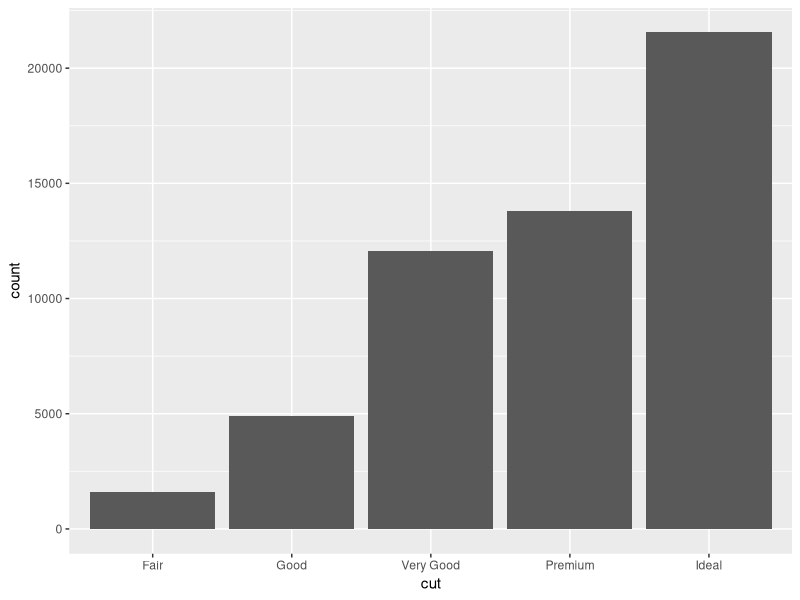
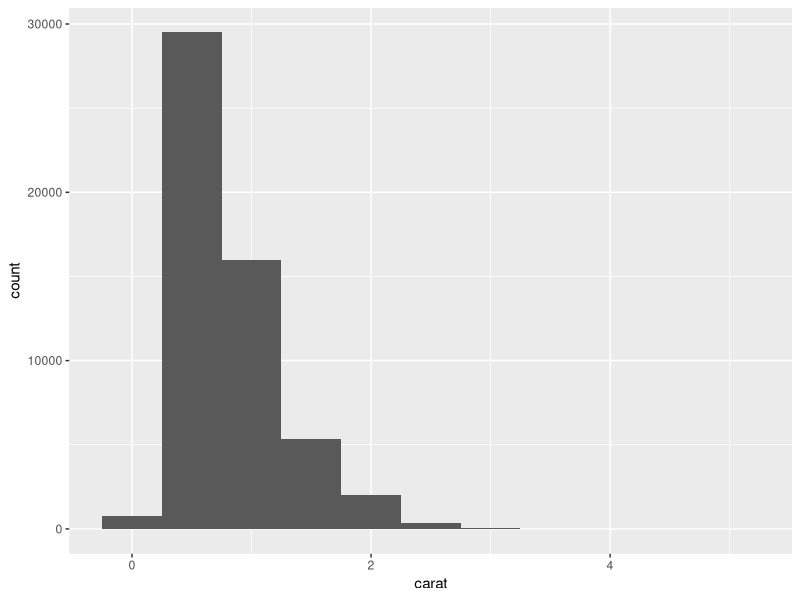
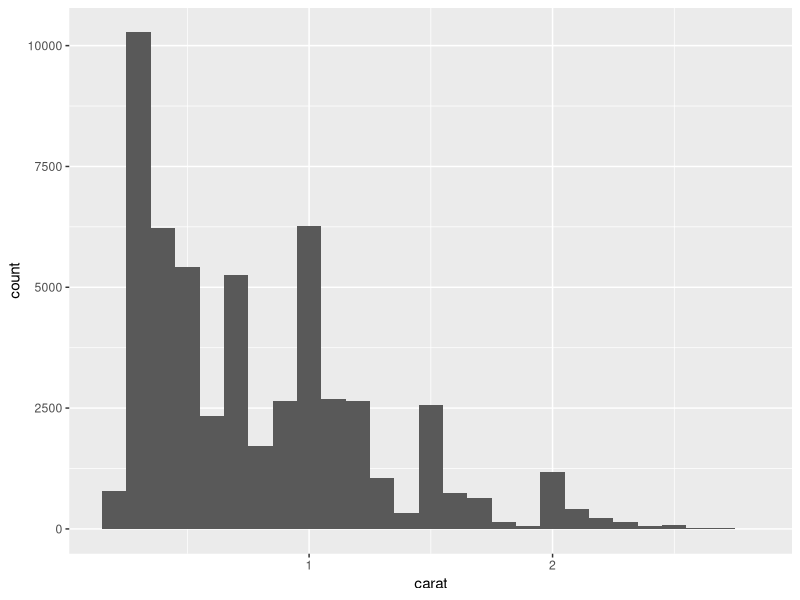
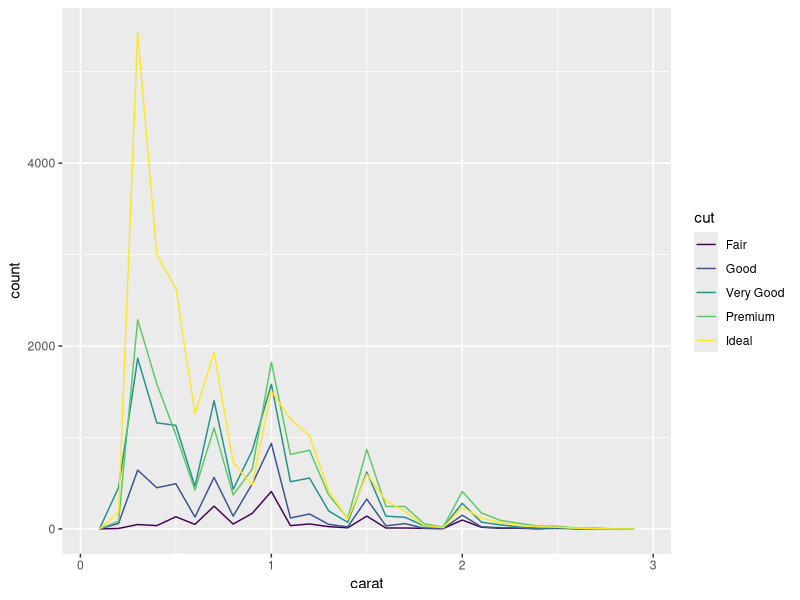
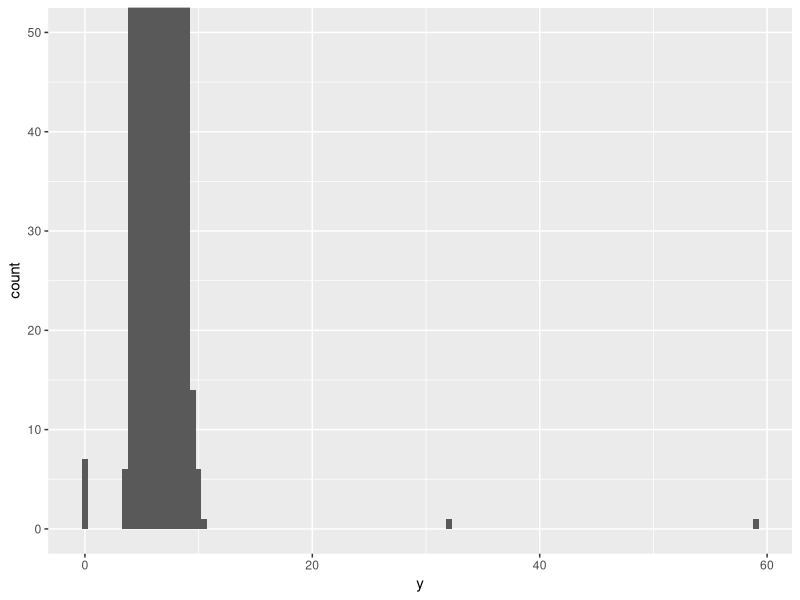
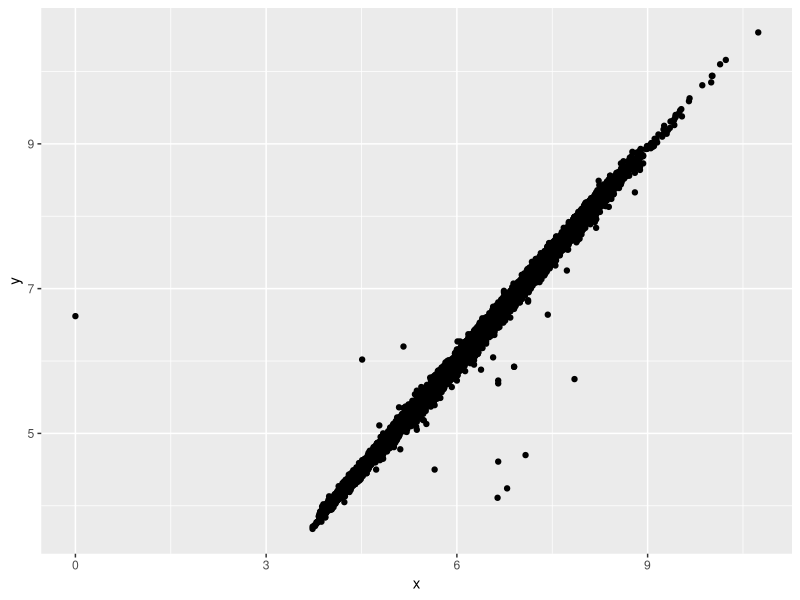
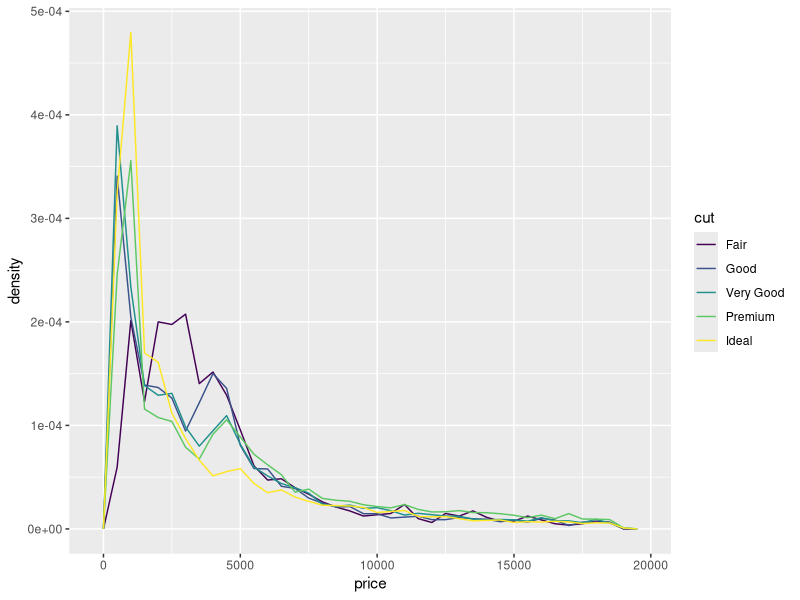
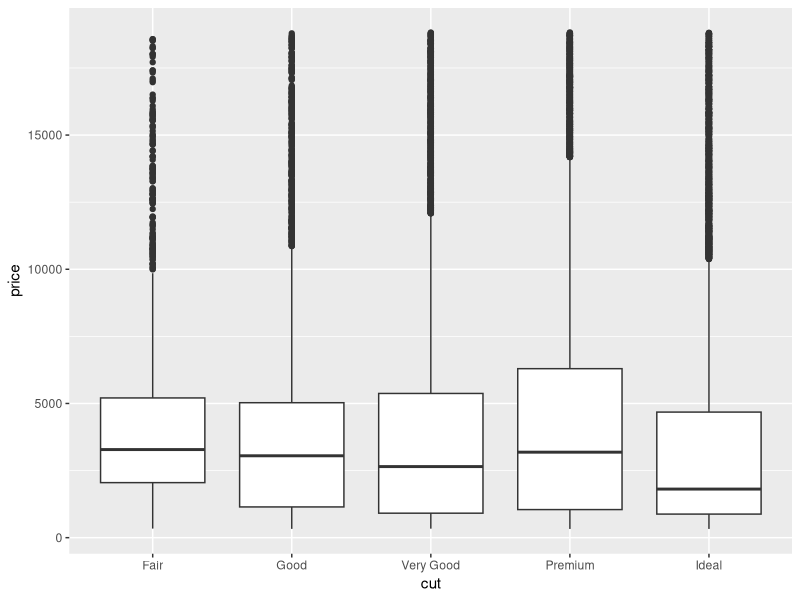

Recreate these plots in R, in order.
## ---- chunk 1
library(tidyverse)
library(hexbin)
## ---- chunk 2
# bar chart - dist of categorical var
diamonds %>% count(cut) # count 
diamonds %>% ggplot(aes(x = cut)) + geom_bar()
## ---- chunk 3
# histogram - dist of continous var
diamonds %>% ggplot(aes(x = carat)) + geom_histogram(binwidth = .5)
# calculate 
diamonds %>% count(cut_width(carat,0.5))
## ---- chunk 4
# smaller binwidth
smaller <- diamonds %>% filter(carat < 3)
ggplot(smaller,aes(x = carat)) + geom_histogram(binwidth = 0.1)

# geom_freqploy use lines
smaller %>% ggplot(aes(x = carat,color = cut)) + geom_freqpoly(binwidth = 0.1)
## ---- chunk 5
# outliers
ggplot(data = diamonds) + geom_histogram(mapping = aes(x = y),binwidth = .5) + coord_cartesian(ylim = c(0,50))

# unusual
unusual <- diamonds %>% filter(y<3|y>20) %>% arrange(y)
unusual
## ---- chunk 6
# replace unusual values with missing values
diamonds2 <- diamonds %>% mutate(y = ifelse(y<3|y>20,NA,y))
diamonds2 %>% ggplot(aes(x = x,y = y)) + geom_point(na.rm = TRUE)
## ---- chunk 7
# covariation
# density
ggplot(data = diamonds,mapping = aes(x = price,y = ..density..)) + geom_freqpoly(mapping = aes(color = cut),binwidth = 500)

#boxplot
diamonds %>% ggplot(aes(x = cut,y = price)) + geom_boxplot()
mpg %>% ggplot() + geom_boxplot(mapping = aes(x = reorder(class,hwy,FUN = median),y = hwy))+coord_flip()
## ---- chunk 8
# covariation between two categorical
diamonds %>% ggplot() + geom_count(mapping = aes(x = cut,y = color))
diamonds %>% count(cut,color)
## ---- chunk 9
# covariation between two categorical
diamonds %>% ggplot() + geom_count(mapping = aes(x = cut,y = color))
diamonds %>% count(cut,color) %>% ggplot(mapping = aes(x = color,y = cut)) + geom_tile(mapping = aes(fill = n))
## ---- chunk 10
# covariation between two countinous
diamonds %>% ggplot(aes(x = carat,y = price)) + geom_point(alpha = 1/100) # alpha - avoid overlapping
smaller %>% ggplot() + geom_bin2d(aes(x = carat,y = price))
smaller %>% ggplot() + geom_hex(aes(x = carat,y = price))
smaller %>% ggplot(aes(x = carat,y = price)) + geom_boxplot(aes(group = cut_width(carat,0.1))) # cut continous into bins
smaller %>% ggplot(aes(x = carat,y = price)) + geom_boxplot(aes(group = cut_number(carat,20))) # same number of points in each bin
## ---- chunk 11
# models
library(modelr)
mod <- lm(log(price) ~ log(carat),data = diamonds)
diamonds2 <- diamonds %>% add_residuals(mod) %>% mutate(resid = exp(resid))
diamonds2 %>% ggplot() + geom_point(aes(x = carat,y = resid))
diamonds2 %>% ggplot() + geom_boxplot(aes(x = cut,y = resid))
